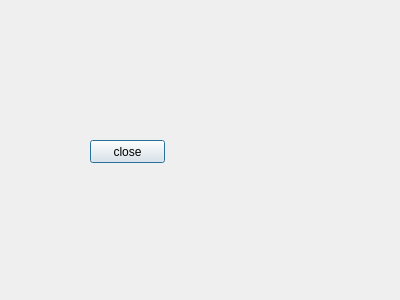
<?xml version="1.0" encoding="UTF-8"?>
<ui version="4.0">
 <class>Dialog2</class>
 <widget class="QDialog" name="Dialog2">
  <property name="geometry">
   <rect>
    <x>0</x>
    <y>0</y>
    <width>400</width>
    <height>300</height>
   </rect>
  </property>
  <property name="windowTitle">
   <string>Dialog</string>
  </property>
  <widget class="QPushButton" name="pushButton">
   <property name="geometry">
    <rect>
     <x>90</x>
     <y>140</y>
     <width>75</width>
     <height>23</height>
    </rect>
   </property>
   <property name="text">
    <string>close</string>
   </property>
  </widget>
 </widget>
 <resources/>
 <connections/>
</ui>
